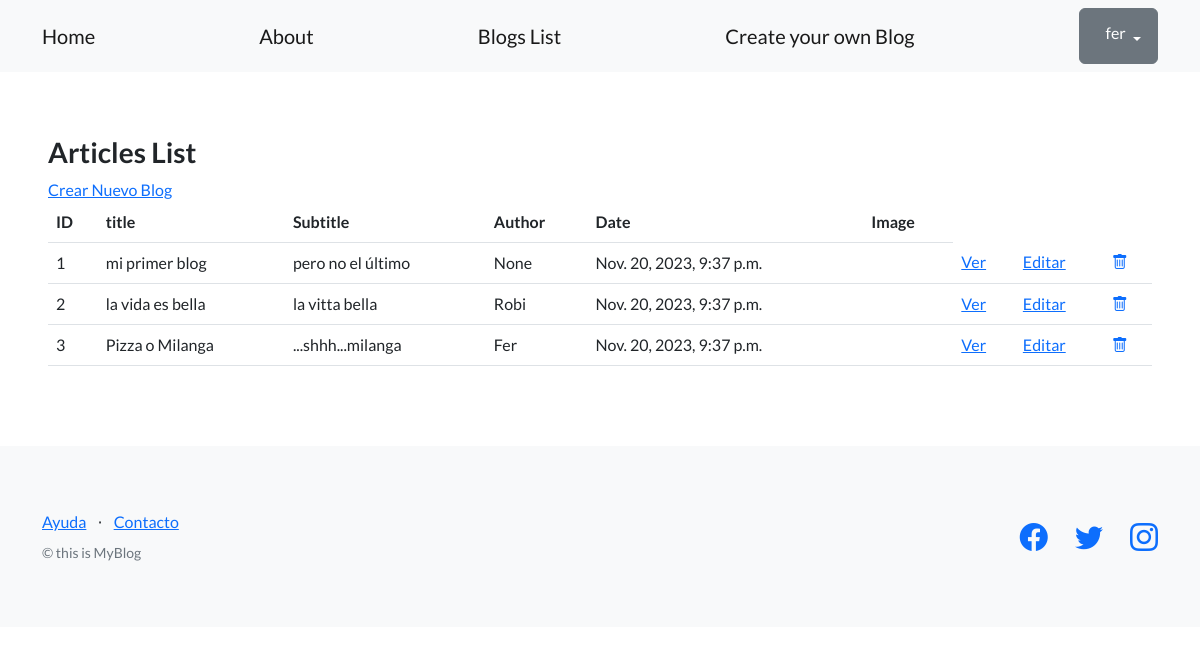
The page /blogs/pages/ (signed in) on the database as committed earlier.
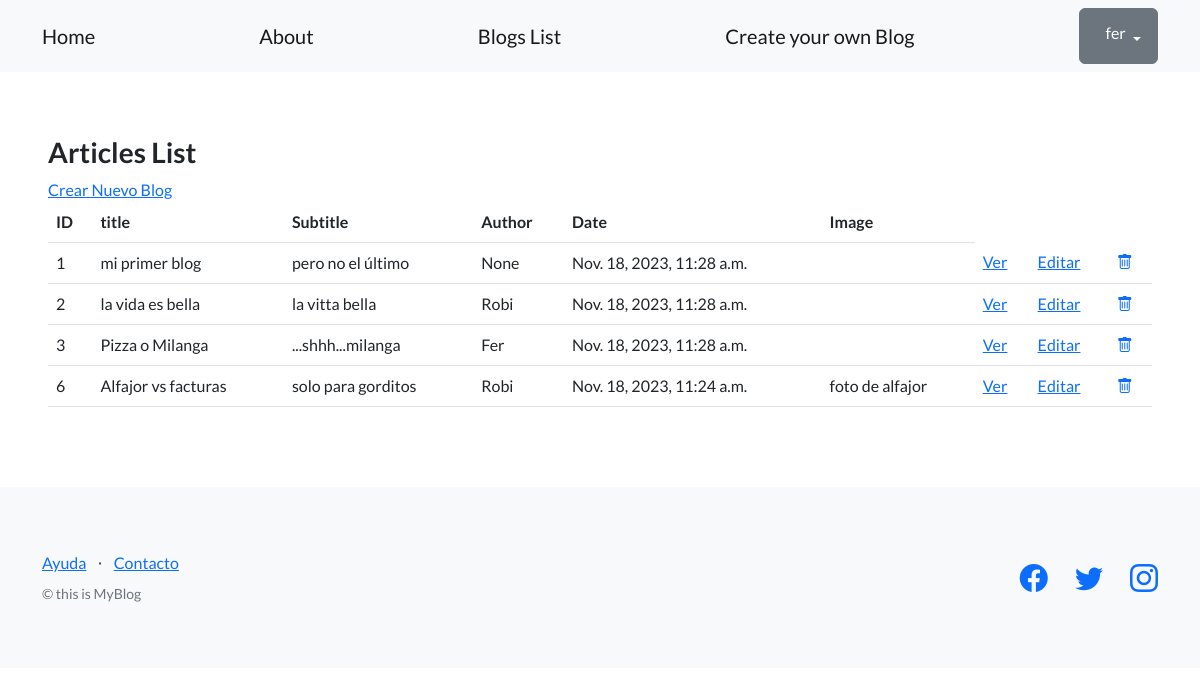
The same page on the database as committed later.
### AppBlogs/models.py (models this page shows, shortened)
class Articles(models.Model):
    title = models.CharField(max_length=256)
    subTitle = models.CharField(max_length=256)
    body = models.CharField(max_length=256)
    author = models.CharField(max_length=20, blank=True, null=True)
    date = models.DateTimeField(default=datetime.now)
    image = models.CharField(max_length=32)
    creador = models.ForeignKey(User, on_delete=models.SET_NULL, null=True)

### AppBlogs/views.py (the view)
# urls.py: path("pages/", ArticlesListView.as_view(), name="list_articless"),
class ArticlesListView(ListView):
    model = Articles
    template_name = 'AppBlogs/list_articless.html'

### AppBlogs/templates/AppBlogs/list_articless.html (shortened to what this page needs)
{% extends "base.html" %}
{% block contenido %}
<h3>Articles List</h3>
<a href="{% url 'create_articles' %}">Crear Nuevo Blog</a>
<br>
<table class="table">
  <tbody>
    <tr>
      <th>ID</th>
      <th>title</th>
      <th>Subtitle</th>
      <th>Author</th>
      <th>Date</th>
      <th>Image</th>
    </tr>
    {% for article in object_list %}
    <tr>
      <td>{{ article.id }}</td>
      <td>{{ article.title }}</td>
      <td>{{ article.subTitle }}</td>
      <td>{{ article.author }}</td>
      <td>{{ article.date }}</td>
      <td>{{ article.image }}</td>
      <td>
        <a href="{% url 'ver_articles' article.id %}">Ver</a>
      </td>
      <td>
        <a href="{% url 'edit_articles' article.id %}">Editar</a>
      </td>
      <td>
        <a href="{% url 'delete_articles' article.id %}">
          <i class="bi bi-trash"></i>
        </a>
      </td>
    </tr>
    {% endfor %}
  </tbody>
</table>
{% endblock contenido %}

### templates_base/base.html (shortened to what this page needs)
{% load static %}
<!DOCTYPE html>
<html lang="en">
    <head>
        <link href="https://cdn.jsdelivr.net/npm/bootstrap-icons@1.5.0/font/bootstrap-icons.css" rel="stylesheet" type="text/css" />
        <link href="{% static 'css/styles.css' %}" rel="stylesheet" />
    </head>
    <body>
        <nav class="navbar navbar-light bg-light static-top">
            <div class="container">
                <a class="navbar-brand" href="{% url 'inicio' %}">Home</a>
                <a class="navbar-brand" href="{% url 'about'%}">About </a>
                <a class="navbar-brand" href="{% url 'list_articless' %}">Blogs List</a>
                <a class="navbar-brand"href="{% url 'create_articles'%}" >Create your own Blog</a>
                {% if user.is_authenticated %}
                <div class="dropdown">
                    <button class="btn btn-secondary dropdown-toggle" type="button" id="dropdownMenuButton1" data-bs-toggle="dropdown" aria-expanded="false">
                        <div style="display: inline-flex;">
                            <span>{{ user.username }}</span>
                        </div>
                    </button>
                </div>
                {% else %}
                <a class="btn btn-primary" href="{% url 'login' %}">Inicio sesión</a>
                <a class="btn btn-success" href="{% url 'registro' %}">Registro</a>
                {% endif %}
            </div>
        </nav>
        <section style="padding:4rem 3rem;">
            {% block contenido %}
            {% endblock contenido %}
        </section>
        <footer class="footer bg-light">
            <div class="container">
                <div class="row">
                    <div class="col-lg-6 h-100 text-center text-lg-start my-auto">
                        <ul class="list-inline mb-2">
                            <li class="list-inline-item"><a href="#!">Ayuda</a></li>
                            <li class="list-inline-item">⋅</li>
                            <li class="list-inline-item"><a href="#!">Contacto</a></li>
                        </ul>
                        <p class="text-muted small mb-4 mb-lg-0">&copy; this is MyBlog</p>
                    </div>
                    <div class="col-lg-6 h-100 text-center text-lg-end my-auto">
                        <ul class="list-inline mb-0">
                            <li class="list-inline-item me-4">
                                <a href="https://www.facebook.com"><i class="bi-facebook fs-3"></i></a>
                            </li>
                            <li class="list-inline-item me-4">
                                <a href="https://twitter.com"><i class="bi-twitter fs-3"></i></a>
                            </li>
                            <li class="list-inline-item">
                                <a href="https://www.instagram.com"><i class="bi-instagram fs-3"></i></a>
                            </li>
                        </ul>
                    </div>
                </div>
            </div>
        </footer>
    </body>
</html>

Rows that differ between the two databases and show on the page:
changed Articles "mi primer blog": date "Nov. 20, 2023, 9:37 p.m." → "Nov. 18, 2023, 11:28 a.m."
changed Articles "la vida es bella": date "Nov. 20, 2023, 9:37 p.m." → "Nov. 18, 2023, 11:28 a.m."
changed Articles "Pizza o Milanga": date "Nov. 20, 2023, 9:37 p.m." → "Nov. 18, 2023, 11:28 a.m."
added Articles: id "6", title "Alfajor vs facturas", subTitle "solo para gorditos", author "Robi", date "Nov. 18, 2023, 11:24 a.m.", image "foto de alfajor"
